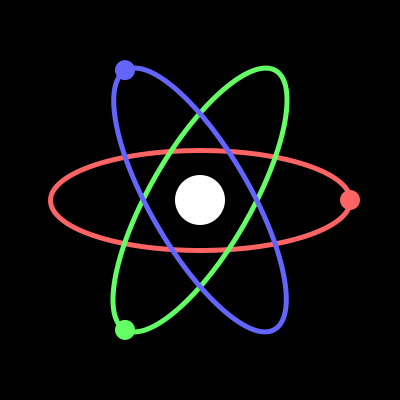
Frame 1 (no input)
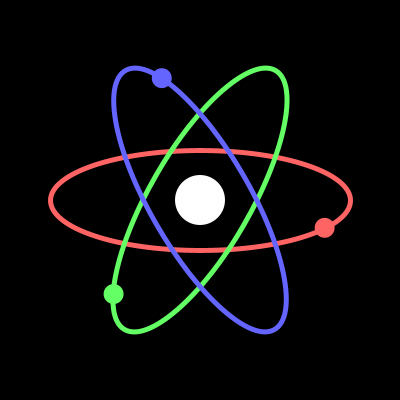
Frame 60 (the mouse pressed at the canvas centre just before this capture)
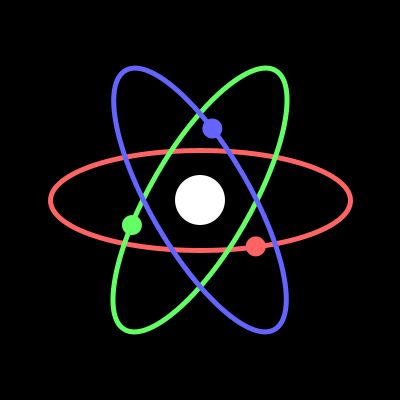
Frame 120 (the mouse held since frame 60 and released just before this capture)

The Processing sketch that drew these frames (run headless with seeded random() and noise(); from frame 60 on, the mouse is pressed at the canvas centre):

// Processing sketch: Atomic
// ── Atomic.pde
// Animate 3 electrons orbiting around a nucleus.
// Each electron should follow a path and match
// colors with its respective path.

// Don't use rotate()
// Use vectors and trigonometry

float angle = atan2(0,150);
float mag = sqrt(150*150 + 0);

void setup(){
  size(400, 400);
  
}
void draw(){
  
  drawBackground();
  
  
  ///////////////// START YOUR CODE HERE:
  noStroke();
  
  
  //(x,y) coordinate of a typical ellipse
  float redX = mag * cos(angle);
  float redY = mag * sin(angle);
  
  //(x,y) coordinates of ellipse rotated at an angle of 2PI/3
  float greenX = 150*cos(angle)*cos(2*PI/3) - 50*sin(angle)*sin(2*PI/3);
  float greenY = 150*cos(angle)*sin(2*PI/3) + 50*sin(angle)*cos(2*PI/3);
  
  //(x,y) coordinates of ellipse rotated at an angle of 4PI/3
  float blueX = 150 * cos(angle) * cos(4*PI/3) - 50 * sin(angle) * sin(4*PI/3);
  float blueY = 150 * cos(angle) * sin(4*PI/3) + 50 * sin(angle) * cos(4*PI/3);
  
  pushMatrix();
  translate(200,200);
  fill(255,100,100);
  ellipse(redX,redY/3,20,20);
  fill(100,255,100);
  ellipse(greenX,greenY,20,20);
  fill(100,100,255);
  ellipse(blueX,blueY,20,20);
  
  angle+=.01;
  
  popMatrix();
  
  

  
  ///////////////// END YOUR CODE HERE
  
}
void drawBackground(){
  background(0);
  noStroke();
  fill(255);
  ellipse(200,200,50,50);
  noFill();
  strokeWeight(5);
  
  pushMatrix();
  translate(200,200);
  stroke(255,100,100);
  ellipse(0,0,300,100);
  popMatrix();
  
  pushMatrix();
  translate(200,200);
  rotate(PI/1.5);
  stroke(100,255,100);
  ellipse(0,0,300,100);
  popMatrix();
  
  pushMatrix();
  translate(200,200);
  rotate(2*PI/1.5);
  stroke(100,100,255);
  ellipse(0,0,300,100);
  popMatrix();
}
